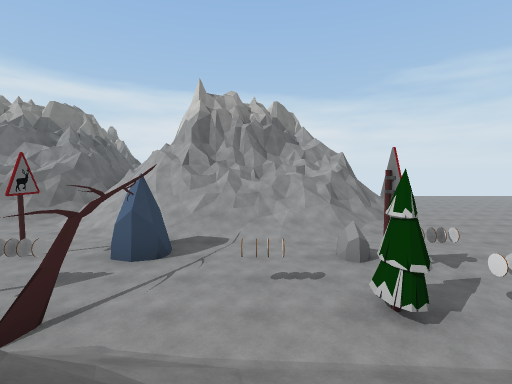
View 1 (above)

21 first-person views from a walk through a 3-D level made in the Unity game engine. The camera is 1.3 m above the floor, tilts 4° down and sees 85° across. The floor is counted in squares, 2 m on a side. Each view is taken from the middle of a square. On the plan, view 1 faces up. The plan holds only what a view shows up to about 9 squares ahead; the rest is blank. The place goes on beyond the plan. Some animated figures are not drawn. Some surface patterns are stand-ins.

View 2
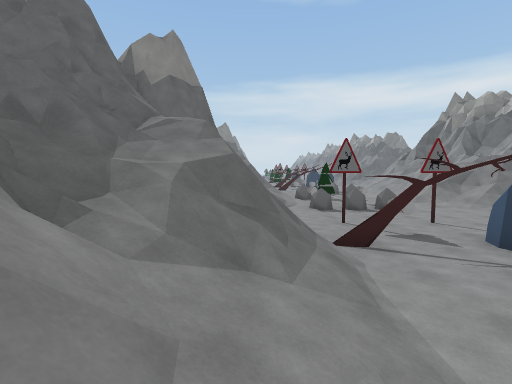

View 3
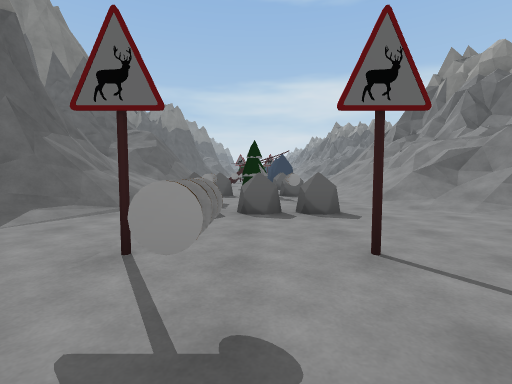

View 4
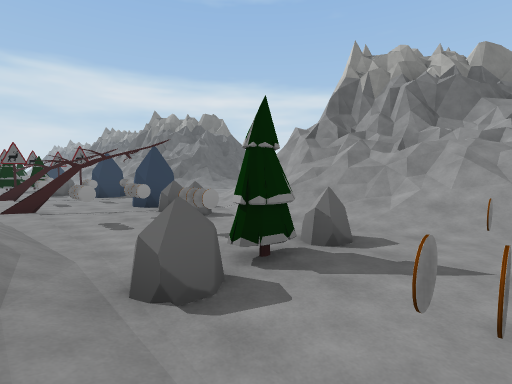

View 5
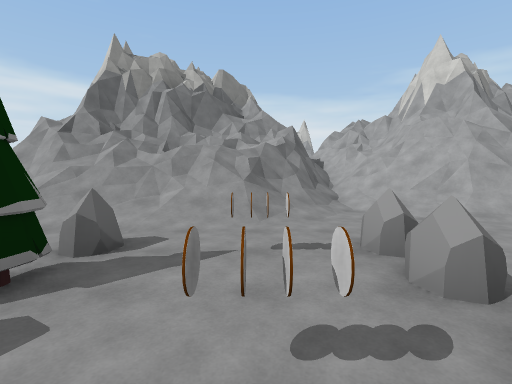

View 6
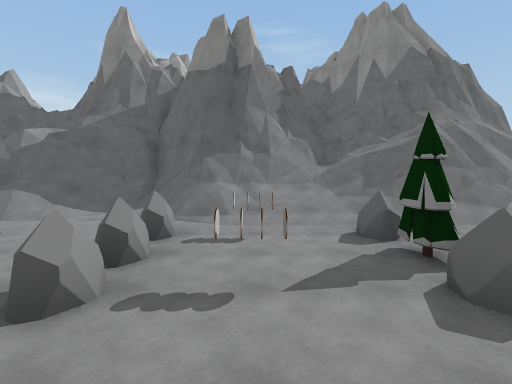

View 7
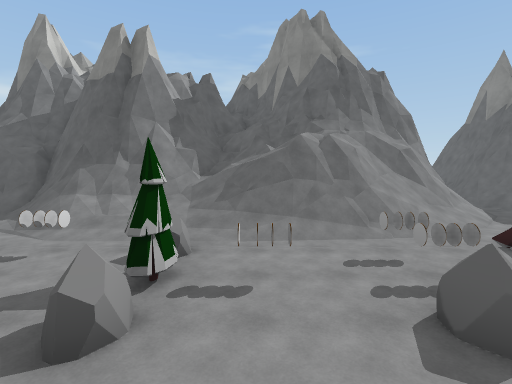

View 8
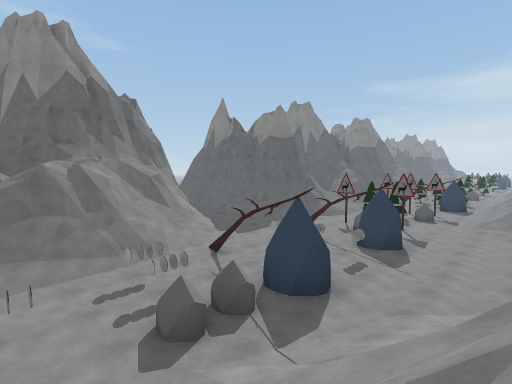

View 9
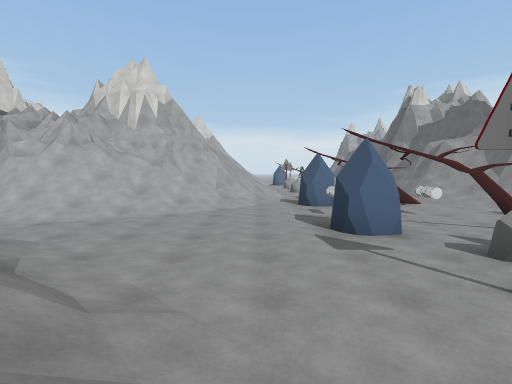

View 10
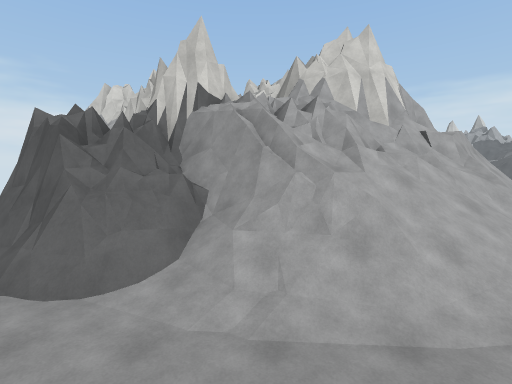

View 11
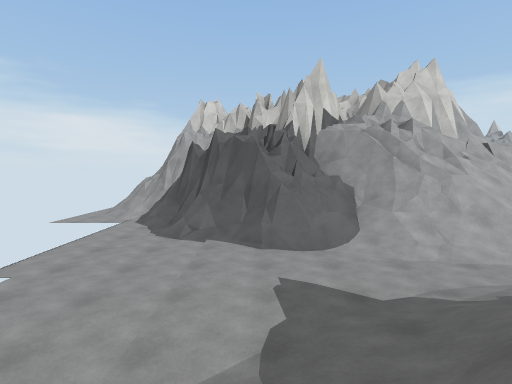

View 12
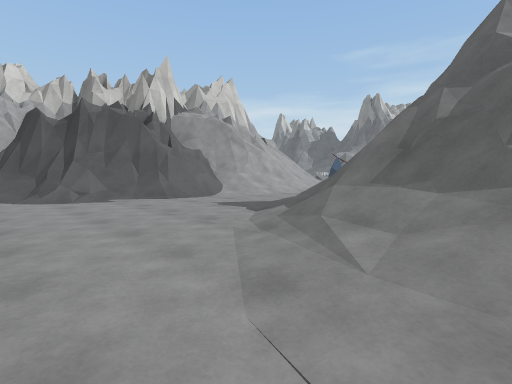

View 13
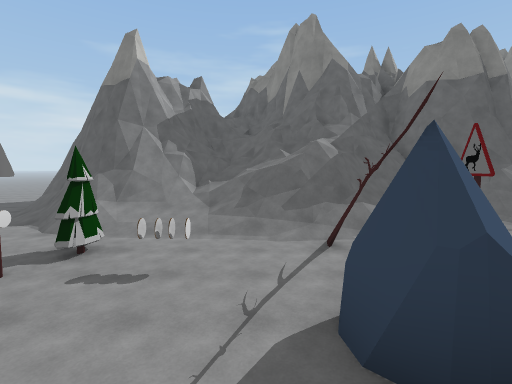

View 14
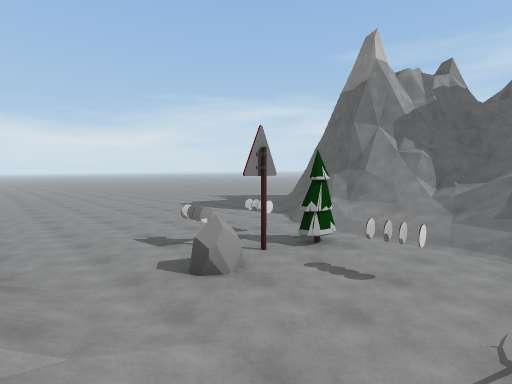

View 15
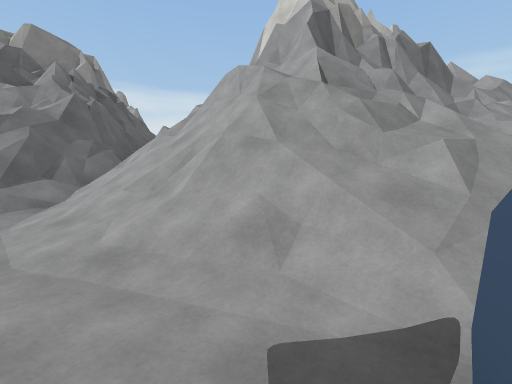

View 16
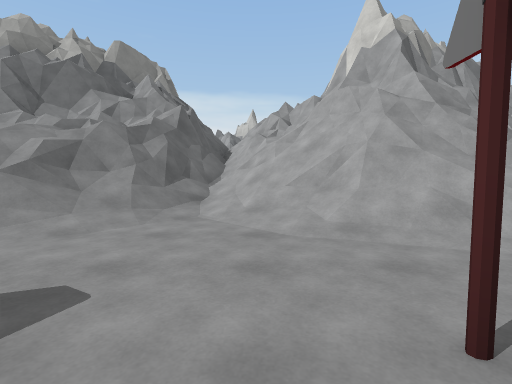

View 17
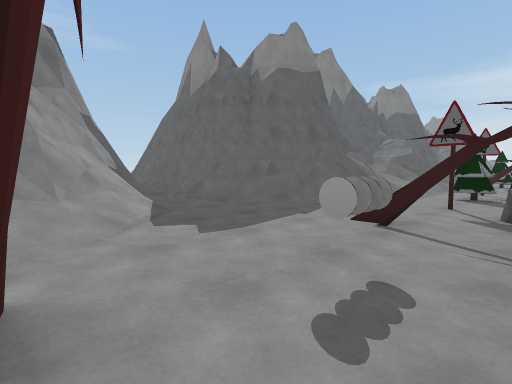

View 18
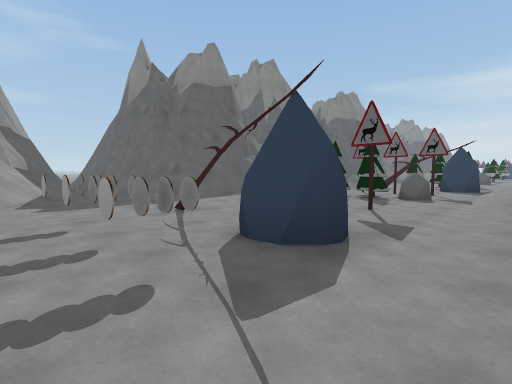

View 19
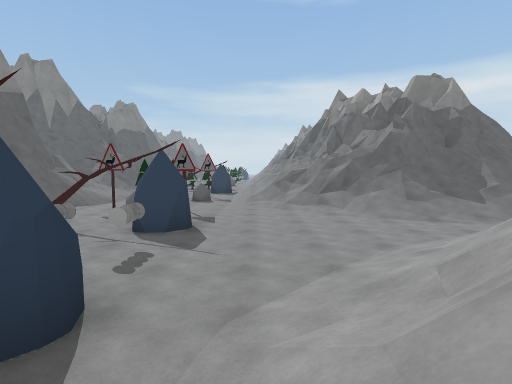

View 20
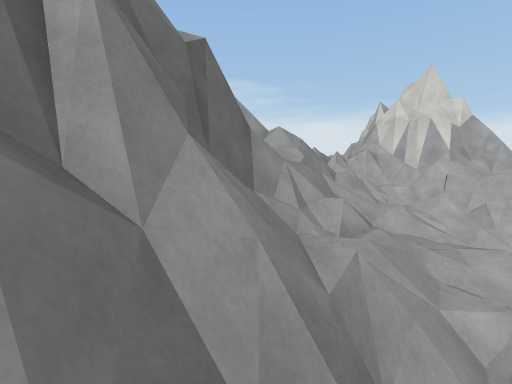

View 21
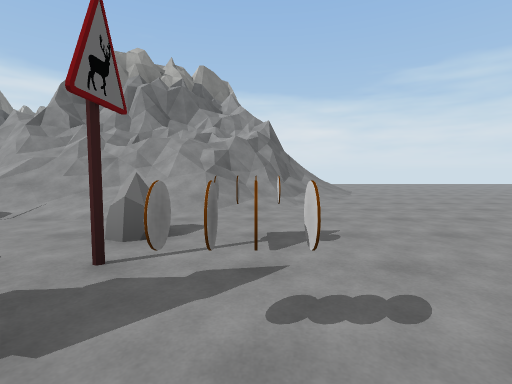

### Floor plan
Key: @ floor where view 1 was taken; # wall or solid block; . main floor; : floor 0.25 m higher than the main floor; + floor 2.75 m higher than the main floor; * floor 3 m higher than the main floor; % floor 3.25 m higher than the main floor; / step, stairs or slope; = window, fence, low wall or low ledge; ^ raised ledge; v drop or lower ground; S sign; R rock; T tree; O other object.
Columns run from 23 left of view 1 to 4 right of it. Each row starts with its distance up from view 1.
 20 .........=#
 19 :.......###
 18 //.....##
 17 =//...=##
 16 ===/../##
 15 #^=/:./##
 14  #=//./####     #=# #
 13  #=//.//###     #==##
 12  ##//.//###   ####=#^    ^##
 11  ##/:.///### #####%=^ ^##==#
 10  ##/..///==######=/#=^######
  9  =/....//###//*==///##/=+==/
  8  //...../#==/===/.//==///=//
  7 //.......///////:..////////.
  6 .........../::......./::....
  5 R.S.RRO.RRR..R.OR..S.R...R..
  4 TO.R..O...O.OT..R...O..O.SO.
  3 T.S.#.O.#.O..R.OR..S.#..TTO.
  2 .....::::////////:::////:...
  1 ///..:://=vv=////=/#===/////
  0 ###/.:/##=/////#####///@=###
 -1   ##/:/####/==##  ##=//##^ ^
 -2    #//##  #####    #^===#^
 -3    ####             #^ #^
 -4                        =

Where each view was taken, in squares from view 1:
view 1: 0 up, 0 right, facing up
view 2: 1 up, 2 right, facing left
view 3: 4 up, 2 left, facing left
view 4: 2 up, 8 left, facing up-left
view 5: 2 up, 8 left, facing up
view 6: 7 up, 8 left, facing down
view 7: 7 up, 11 left, facing down
view 8: 8 up, 11 left, facing down-left
view 9: 7 up, 23 left, facing right
view 10: 14 up, 20 left, facing right
view 11: 17 up, 22 left, facing right
view 12: 20 up, 23 left, facing down-right
view 13: 7 up, 1 left, facing down
view 14: 7 up, 1 left, facing down-right
view 15: 5 up, 3 left, facing up
view 16: 4 up, 5 left, facing up
view 17: 4 up, 15 left, facing down-left
view 18: 7 up, 16 left, facing down-left
view 19: 7 up, 13 left, facing left
view 20: 9 up, 11 left, facing up-right
view 21: 2 up, 3 right, facing up
